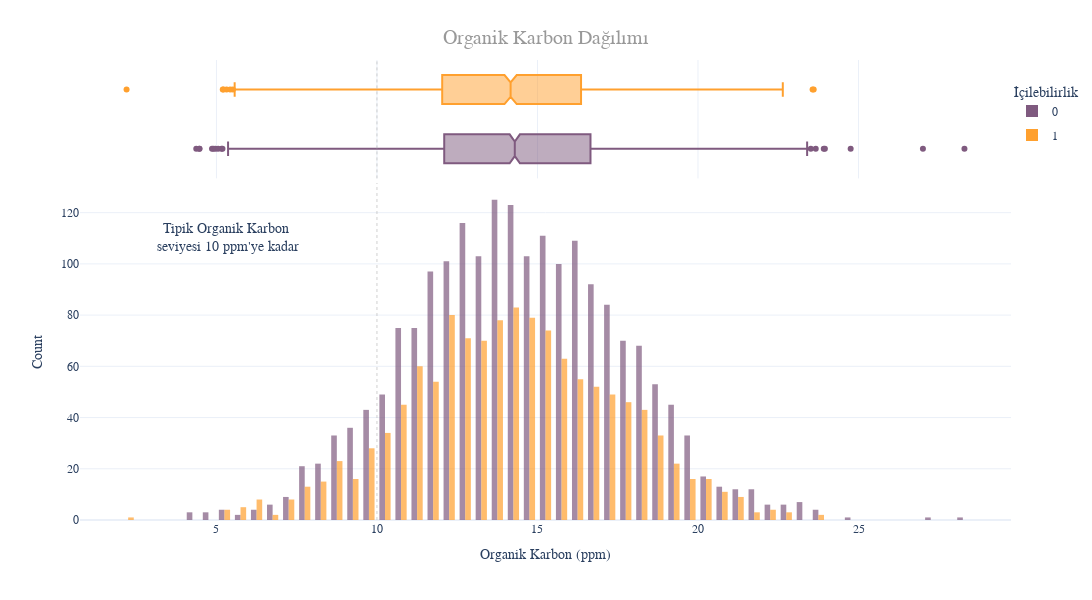

Here is the notebook cell this chart was saved with:
### Markdown cell above
**Organik Karbon,** sudaki doğal ve insan kaynaklı organik maddelerin karbon içeriğini ifade eder. İçilebilirlik açısından, yüksek organik karbon seviyeleri suyun renk, koku ve tadını olumsuz yönde etkileyebilir. Ayrıca, organik maddeler suyun arıtılması ve dezenfeksiyonu süreçlerini zorlaştırabilir, bu da içilebilirlik standartlarına uygunluğu olumsuz etkileyebilir.

### Code cell
fig = px.histogram(df,x='Organik Karbon',y=Counter(df['Organik Karbon']),color='İçilebilirlik',template='plotly_white',
                  marginal='box',opacity=0.7,nbins=100,color_discrete_sequence=[colors_purple[3],colors_orange[3]],
                  barmode='group',histfunc='count')

fig.add_vline(x=10, line_width=1, line_color=colors_gray[1],line_dash='dot',opacity=0.7)

fig.add_annotation(text='Tipik Organik Karbon<br> seviyesi 10 ppm\'ye kadar', x=5.3, y=110, font=dict(size=14), showarrow=False)

fig.update_layout(
    font_family='poppins',
    title=dict(text='Organik Karbon Dağılımı', x=0.5, y=0.95,
               font=dict(color=colors_gray[2], size=20)),
    xaxis_title_text='Organik Karbon (ppm)',
    yaxis_title_text='Count',
    legend=dict(x=1,y=0.96,bordercolor=colors_gray[4],borderwidth=0,tracegroupgap=5),
    bargap=0.3,
    height=600,
    width=1600
)
fig.show()

### Figure 1 — Plotly figure (JSON) as saved in the notebook; plotly's stock layout.template omitted (floating-point values rounded to 4 significant figures; data arrays with more than 128 entries replaced by an {"elided": "..."} marker saying what was removed)
{"data": [{"alignmentgroup": "True", "bingroup": "x", "histfunc": "count", "hovertemplate": "İçilebilirlik=0<br>Organik Karbon=%{x}<br>count=%{y}<extra></extra>", "legendgroup": "0", "marker": {"color": "#7F5A7F", "opacity": 0.7, "pattern": {"shape": ""}}, "name": "0", "nbinsx": 100, "offsetgroup": "0", "orientation": "v", "showlegend": true, "type": "histogram", "x": {"elided": "1998 float values"}, "xaxis": "x", "y": {"elided": "1998 int values"}, "yaxis": "y"}, {"alignmentgroup": "True", "hovertemplate": "İçilebilirlik=0<br>Organik Karbon=%{x}<extra></extra>", "legendgroup": "0", "marker": {"color": "#7F5A7F"}, "name": "0", "notched": true, "offsetgroup": "0", "showlegend": false, "type": "box", "x": {"elided": "1998 float values"}, "xaxis": "x2", "yaxis": "y2"}, {"alignmentgroup": "True", "bingroup": "x", "histfunc": "count", "hovertemplate": "İçilebilirlik=1<br>Organik Karbon=%{x}<br>count=%{y}<extra></extra>", "legendgroup": "1", "marker": {"color": "#FFA02E", "opacity": 0.7, "pattern": {"shape": ""}}, "name": "1", "nbinsx": 100, "offsetgroup": "1", "orientation": "v", "showlegend": true, "type": "histogram", "x": {"elided": "1278 float values"}, "xaxis": "x", "y": {"elided": "1278 int values"}, "yaxis": "y"}, {"alignmentgroup": "True", "hovertemplate": "İçilebilirlik=1<br>Organik Karbon=%{x}<extra></extra>", "legendgroup": "1", "marker": {"color": "#FFA02E"}, "name": "1", "notched": true, "offsetgroup": "1", "showlegend": false, "type": "box", "x": {"elided": "1278 float values"}, "xaxis": "x2", "yaxis": "y2"}], "layout": {"annotations": [{"font": {"size": 14}, "showarrow": false, "text": "Tipik Organik Karbon<br> seviyesi 10 ppm'ye kadar", "x": 5.3, "y": 110}], "bargap": 0.3, "barmode": "group", "font": {"family": "poppins"}, "height": 600, "legend": {"bordercolor": "#555555", "borderwidth": 0, "title": {"text": "İçilebilirlik"}, "tracegroupgap": 5, "x": 1, "y": 0.96}, "margin": {"t": 60}, "shapes": [{"line": {"color": "#BBBBBB", "dash": "dot", "width": 1}, "opacity": 0.7, "type": "line", "x0": 10, "x1": 10, "xref": "x", "y0": 0, "y1": 1, "yref": "y domain"}, {"line": {"color": "#BBBBBB", "dash": "dot", "width": 1}, "opacity": 0.7, "type": "line", "x0": 10, "x1": 10, "xref": "x2", "y0": 0, "y1": 1, "yref": "y2 domain"}], "title": {"font": {"color": "#999999", "size": 20}, "text": "Organik Karbon Dağılımı", "x": 0.5, "y": 0.95}, "width": 1600, "xaxis": {"anchor": "y", "domain": [0, 1], "title": {"text": "Organik Karbon (ppm)"}}, "xaxis2": {"anchor": "y2", "domain": [0, 1], "matches": "x", "showgrid": true, "showticklabels": false}, "yaxis": {"anchor": "x", "domain": [0, 0.7326], "title": {"text": "Count"}}, "yaxis2": {"anchor": "x2", "domain": [0.7426, 1], "matches": "y2", "showgrid": false, "showline": false, "showticklabels": false, "ticks": ""}}}
